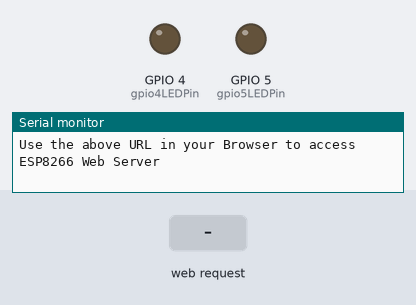
Bench run of a sketch on a simulated ESP8266 (NodeMCU). Shown: output pins drawn as LEDs (lit = HIGH), the last lines printed to the serial monitor. Inputs (shaded band) come from the test bench. WiFi joins after 1.5 s; servers stay silent unless stated.

Above: at 2.8 s.
2.9 s: HTTP request GET /GPIO4ON received
At 4.0 s:
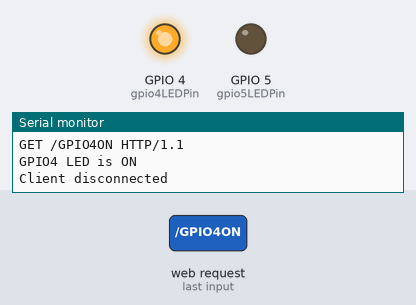
4.4 s: HTTP request GET /GPIO5ON received
At 5.1 s:
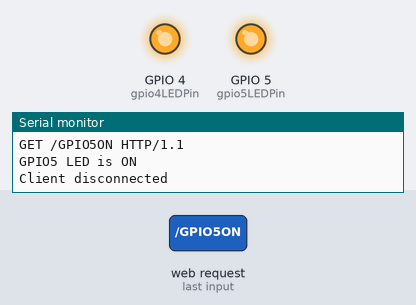
5.9 s: HTTP request GET /GPIO4OFF received
At 6.3 s:
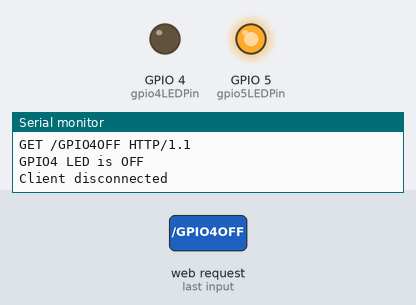
7.4 s: HTTP request GET /GPIO5OFF received
At 8.6 s:
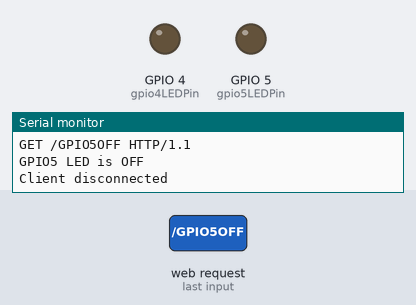
Timing chart, 0 to 9.9 s (numbered marks = the images above; inputs shaded):
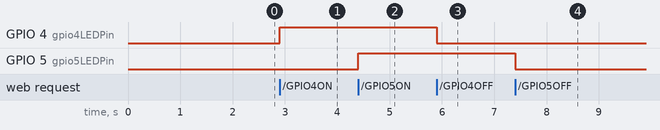

Measured:
- after the input at 2.9 s, GPIO 4 (gpio4LEDPin): LOW → HIGH at once
- after the input at 4.4 s, GPIO 5 (gpio5LEDPin): LOW → HIGH at once
- after the input at 5.9 s, GPIO 4 (gpio4LEDPin): HIGH → LOW at once
- after the input at 7.4 s, GPIO 5 (gpio5LEDPin): HIGH → LOW at once

The sketch:

NodeMCU_Web_Server_Connection_Code.ino
```cpp
#include <ESP8266WiFi.h>
#define gpio4LEDPin 4
#define gpio5LEDPin 5

const char* ssid = "dekut"; /* Add your router's SSID */
const char* password = "dekut@ict2020?"; /*Add the password */

int gpio4Value;
int gpio5Value;

WiFiServer espServer(80); /* Instance of WiFiServer with port number 80 */
/* 80 is the Port Number for HTTP Web Server */

void setup()
{
  Serial.begin(115200); /* Begin Serial Communication with 115200 Baud Rate */
  /* Configure GPIO4 and GPIO5 Pins as OUTPUTs */
  pinMode(gpio4LEDPin, OUTPUT);
  pinMode(gpio5LEDPin, OUTPUT);
  /* Set the initial values of GPIO4 and GPIO5 as LOW*/
  /* Both the LEDs are initially OFF */
  digitalWrite(gpio4LEDPin, LOW);
  digitalWrite(gpio5LEDPin, LOW);

  Serial.print("\n");
  Serial.print("Connecting to: ");
  Serial.println(ssid);
  WiFi.mode(WIFI_STA); /* Configure ESP8266 in STA Mode */
  WiFi.begin(ssid, password); /* Connect to Wi-Fi based on above SSID and Password */
  while(WiFi.status() != WL_CONNECTED)
  {
    Serial.print("*");
    delay(500);
  }
  Serial.print("\n");
  Serial.print("Connected to Wi-Fi: ");
  Serial.println(WiFi.SSID());
  delay(100);
  /* The next four lines of Code are used for assigning Static IP to ESP8266 */
  /* Do this only if you know what you are doing */
  /* You have to check for free IP Addresses from your Router and */
  /* assign it to ESP8266 */
  /* If you are confirtable with this step, please un-comment the next four lines *
  /* if not, leave it as it is and proceed */
  //IPAddress ip(172,16,120,44);
  //IPAddress gateway(172,16,120,1);
  //IPAddress subnet(255,255,254,0);
  //WiFi.config(ip, gateway, subnet);
  //delay(2000);

  Serial.print("\n");
  Serial.println("Starting ESP8266 Web Server...");
  espServer.begin(); /* Start the HTTP web Server */
  Serial.println("ESP8266 Web Server Started");
  Serial.print("\n");
  Serial.print("The URL of ESP8266 Web Server is: ");
  Serial.print("http://");
  Serial.println(WiFi.localIP());
  Serial.print("\n");
  Serial.println("Use the above URL in your Browser to access ESP8266 Web Server\n");
}

void loop()
{
  WiFiClient client = espServer.available(); /* Check if a client is available */
  if(!client)
  {
    return;
  }

  Serial.println("New Client!!!");

  String request = client.readStringUntil('\r'); /* Read the first line of the request from client */
  Serial.println(request); /* Print the request on the Serial monitor */
  /* The request is in the form of HTTP GET Method */
  client.flush();

  /* Extract the URL of the request */
  /* We have four URLs. If IP Address is 192.168.1.6 (for example),
   * then URLs are:
   * 192.168.1.6/GPIO4ON and its request is GET /GPIO4ON HTTP/1.1
   * 192.168.1.6/GPIO4OFF and its request is GET /GPIO4OFF HTTP/1.1
   * 192.168.1.6/GPIO5ON and its request is GET /GPIO5ON HTTP/1.1
   * 192.168.1.6/GPIO4OFF and its request is GET /GPIO5OFF HTTP/1.1
   */
   /* Based on the URL from the request, turn the LEDs ON or OFF */
  if (request.indexOf("/GPIO4ON") != -1)
  {
    Serial.println("GPIO4 LED is ON");
    digitalWrite(gpio4LEDPin, HIGH);
    gpio4Value = HIGH;
  }
  if (request.indexOf("/GPIO4OFF") != -1)
  {
    Serial.println("GPIO4 LED is OFF");
    digitalWrite(gpio4LEDPin, LOW);
    gpio4Value = LOW;
  }
  if (request.indexOf("/GPIO5ON") != -1)
  {
    Serial.println("GPIO5 LED is ON");
    digitalWrite(gpio5LEDPin, HIGH);
    gpio5Value = HIGH;
  }
  if (request.indexOf("/GPIO5OFF") != -1)
  {
    Serial.println("GPIO5 LED is OFF");
    digitalWrite(gpio5LEDPin, LOW);
    gpio5Value = LOW;
  }

/* HTTP Response in the form of HTML Web Page */
  client.println("HTTP/1.1 200 OK");
  client.println("Content-Type: text/html");
  client.println(); //  IMPORTANT
  client.println("<!DOCTYPE HTML>");
  client.println("<html>");
  client.println("<head>");
  client.println("<meta name=\"viewport\" content=\"width=device-width, initial-scale=1\">");
  client.println("<link rel=\"icon\" href=\"data:,\">");
  /* CSS Styling for Buttons and Web Page */
  client.println("<style>");
  client.println("html { font-family: Courier New; display: inline-block; margin: 0px auto; text-align: center;}");
  client.println(".button {border: none; color: white; padding: 10px 20px; text-align: center;");
  client.println("text-decoration: none; font-size: 25px; margin: 2px; cursor: pointer;}");
  client.println(".button1 {background-color: #13B3F0;}");
  client.println(".button2 {background-color: #3342FF;}");
  client.println("</style>");
  client.println("</head>");

  /* The main body of the Web Page */
  client.println("<body>");
  client.println("<h2>ESP8266 Web Server</h2>");

  if(gpio4Value == LOW)
  {
    client.println("<p>GPIO4 LED Status: OFF</p>");
    client.print("<p><a href=\"/GPIO4ON\"><button class=\"button button1\">Click to turn ON</button></a></p>");
  }
  else
  {
    client.println("<p>GPIO4 LED Status: ON</p>");
    client.print("<p><a href=\"/GPIO4OFF\"><button class=\"button button2\">Click to turn OFF</button></a></p>");
  }

  if(gpio5Value == LOW)
  {
    client.println("<p>GPIO5 LED Status: OFF</p>");
    client.print("<p><a href=\"/GPIO5ON\"><button class=\"button button1\">Click to turn ON</button></a></p>");
  }
  else
  {
    client.println("<p>GPIO5 LED Status: ON</p>");
    client.print("<p><a href=\"/GPIO5OFF\"><button class=\"button button2\">Click to turn OFF</button></a></p>");
  }

  client.println("</body>");
  client.println("</html>");
  client.print("\n");

  delay(1);
  /* Close the connection */
  client.stop();
  Serial.println("Client disconnected");
  Serial.print("\n");
}
```
